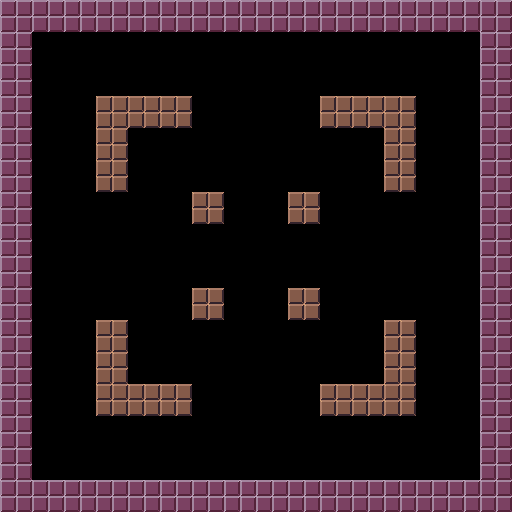

A 2D game scene composited from a Tiled map and its tileset images. What follows is a short description and the map's XML, with every tile layer's data as written:
An orthogonal 32x32 tile map with 16x16 px tiles, 1 tile layer (Camada de Tiles 1).

<map version="1.5" tiledversion="1.7.1" orientation="orthogonal" renderorder="right-down" width="32" height="32" tilewidth="16" tileheight="16" infinite="0" nextlayerid="2" nextobjectid="1">
 <editorsettings>
  <export target="Debug/map2.csv" format="csv" />
 </editorsettings>
 <tileset firstgid="1" source="tile_set.tsx" />
 <layer id="1" name="Camada de Tiles 1" width="32" height="32">
  <data encoding="csv">
3,3,3,3,3,3,3,3,3,3,3,3,3,3,3,3,3,3,3,3,3,3,3,3,3,3,3,3,3,3,3,3,
3,3,3,3,3,3,3,3,3,3,3,3,3,3,3,3,3,3,3,3,3,3,3,3,3,3,3,3,3,3,3,3,
3,3,0,0,0,0,0,0,0,0,0,0,0,0,0,0,0,0,0,0,0,0,0,0,0,0,0,0,0,0,3,3,
3,3,0,0,0,0,0,0,0,0,0,0,0,0,0,0,0,0,0,0,0,0,0,0,0,0,0,0,0,0,3,3,
3,3,0,0,0,0,0,0,0,0,0,0,0,0,0,0,0,0,0,0,0,0,0,0,0,0,0,0,0,0,3,3,
3,3,0,0,0,0,0,0,0,0,0,0,0,0,0,0,0,0,0,0,0,0,0,0,0,0,0,0,0,0,3,3,
3,3,0,0,0,0,2,2,2,2,2,2,0,0,0,0,0,0,0,0,2,2,2,2,2,2,0,0,0,0,3,3,
3,3,0,0,0,0,2,2,2,2,2,2,0,0,0,0,0,0,0,0,2,2,2,2,2,2,0,0,0,0,3,3,
3,3,0,0,0,0,2,2,0,0,0,0,0,0,0,0,0,0,0,0,0,0,0,0,2,2,0,0,0,0,3,3,
3,3,0,0,0,0,2,2,0,0,0,0,0,0,0,0,0,0,0,0,0,0,0,0,2,2,0,0,0,0,3,3,
3,3,0,0,0,0,2,2,0,0,0,0,0,0,0,0,0,0,0,0,0,0,0,0,2,2,0,0,0,0,3,3,
3,3,0,0,0,0,2,2,0,0,0,0,0,0,0,0,0,0,0,0,0,0,0,0,2,2,0,0,0,0,3,3,
3,3,0,0,0,0,0,0,0,0,0,0,2,2,0,0,0,0,2,2,0,0,0,0,0,0,0,0,0,0,3,3,
3,3,0,0,0,0,0,0,0,0,0,0,2,2,0,0,0,0,2,2,0,0,0,0,0,0,0,0,0,0,3,3,
3,3,0,0,0,0,0,0,0,0,0,0,0,0,0,0,0,0,0,0,0,0,0,0,0,0,0,0,0,0,3,3,
3,3,0,0,0,0,0,0,0,0,0,0,0,0,0,0,0,0,0,0,0,0,0,0,0,0,0,0,0,0,3,3,
3,3,0,0,0,0,0,0,0,0,0,0,0,0,0,0,0,0,0,0,0,0,0,0,0,0,0,0,0,0,3,3,
3,3,0,0,0,0,0,0,0,0,0,0,0,0,0,0,0,0,0,0,0,0,0,0,0,0,0,0,0,0,3,3,
3,3,0,0,0,0,0,0,0,0,0,0,2,2,0,0,0,0,2,2,0,0,0,0,0,0,0,0,0,0,3,3,
3,3,0,0,0,0,0,0,0,0,0,0,2,2,0,0,0,0,2,2,0,0,0,0,0,0,0,0,0,0,3,3,
3,3,0,0,0,0,2,2,0,0,0,0,0,0,0,0,0,0,0,0,0,0,0,0,2,2,0,0,0,0,3,3,
3,3,0,0,0,0,2,2,0,0,0,0,0,0,0,0,0,0,0,0,0,0,0,0,2,2,0,0,0,0,3,3,
3,3,0,0,0,0,2,2,0,0,0,0,0,0,0,0,0,0,0,0,0,0,0,0,2,2,0,0,0,0,3,3,
3,3,0,0,0,0,2,2,0,0,0,0,0,0,0,0,0,0,0,0,0,0,0,0,2,2,0,0,0,0,3,3,
3,3,0,0,0,0,2,2,2,2,2,2,0,0,0,0,0,0,0,0,2,2,2,2,2,2,0,0,0,0,3,3,
3,3,0,0,0,0,2,2,2,2,2,2,0,0,0,0,0,0,0,0,2,2,2,2,2,2,0,0,0,0,3,3,
3,3,0,0,0,0,0,0,0,0,0,0,0,0,0,0,0,0,0,0,0,0,0,0,0,0,0,0,0,0,3,3,
3,3,0,0,0,0,0,0,0,0,0,0,0,0,0,0,0,0,0,0,0,0,0,0,0,0,0,0,0,0,3,3,
3,3,0,0,0,0,0,0,0,0,0,0,0,0,0,0,0,0,0,0,0,0,0,0,0,0,0,0,0,0,3,3,
3,3,0,0,0,0,0,0,0,0,0,0,0,0,0,0,0,0,0,0,0,0,0,0,0,0,0,0,0,0,3,3,
3,3,3,3,3,3,3,3,3,3,3,3,3,3,3,3,3,3,3,3,3,3,3,3,3,3,3,3,3,3,3,3,
3,3,3,3,3,3,3,3,3,3,3,3,3,3,3,3,3,3,3,3,3,3,3,3,3,3,3,3,3,3,3,3
</data>
 </layer>
</map>